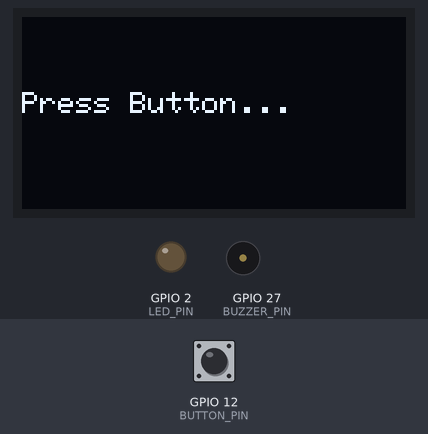
A program run on a simulated ESP32. Parts: 128×64 one-colour display, output pins drawn as LEDs (lit = HIGH), buzzer (waves = sounding). Inputs (shaded band) come from the test bench; at power-on: GPIO 12 (BUTTON_PIN) HIGH. What the program prints to the serial monitor is not drawn.

Above: at 1.2 s.
1.3 s: GPIO 12 (BUTTON_PIN) pulled LOW for 0.15 s
At 1.8 s:
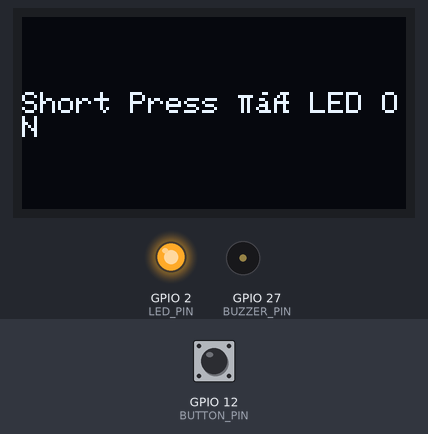
3.0 s: GPIO 12 (BUTTON_PIN) pulled LOW for 1 s
At 5.2 s:
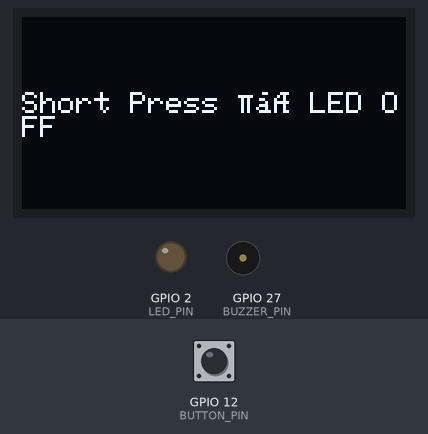
5.5 s: GPIO 12 (BUTTON_PIN) pulled LOW for 3.2 s
At 10.2 s:
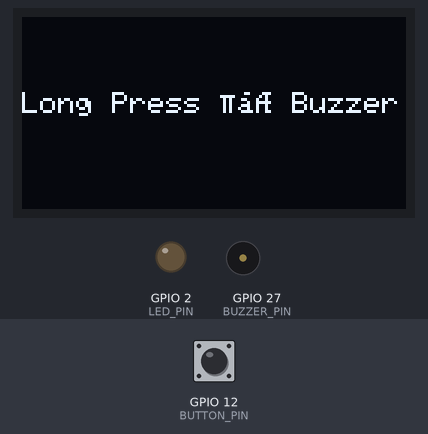
Timing chart, 0 to 11.7 s (numbered marks = the images above; inputs shaded):
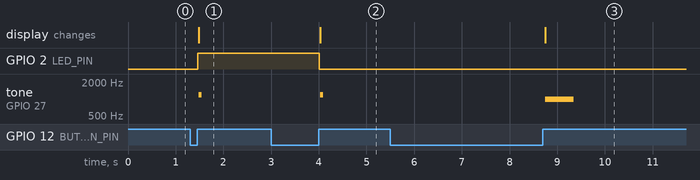

The program:

main.cpp
```cpp
//Noor Fatima
//23-NTU-CS-1083
//Date: 10th Sept 2024
#include <Arduino.h>
#include <Wire.h>
#include <Adafruit_GFX.h>
#include <Adafruit_SSD1306.h>

// ==================== OLED Setup ====================
#define SCREEN_WIDTH 128
#define SCREEN_HEIGHT 64
Adafruit_SSD1306 display(SCREEN_WIDTH, SCREEN_HEIGHT, &Wire, -1);

// ==================== Pin Definitions ====================
#define LED_PIN 2
#define BUZZER_PIN 27
#define BUTTON_PIN 12

// ==================== Timing & State Variables ====================
unsigned long pressStartTime = 0;  // Timestamp when button is pressed
bool buttonPressed = false;        // Tracks if button is currently held
bool ledState = false;             // Stores LED ON/OFF state

// ==================== OLED Helper Function ====================
// Displays messages on the OLED screen
void showMessage(const String &msg) {
  display.clearDisplay();
  display.setTextSize(1);
  display.setTextColor(SSD1306_WHITE);
  display.setCursor(0, 25);
  display.println(msg);
  display.display();
}

// ==================== Setup Function ====================
void setup() {
  // Configure pin modes
  pinMode(LED_PIN, OUTPUT);
  pinMode(BUZZER_PIN, OUTPUT);
  pinMode(BUTTON_PIN, INPUT_PULLUP); // Button is active LOW

  Serial.begin(115200);

  // Initialize OLED display
  if (!display.begin(SSD1306_SWITCHCAPVCC, 0x3C)) {
    Serial.println(F("OLED initialization failed!"));
    while (1);
  }

  // Initial message and LED state
  showMessage("Press Button...");
  digitalWrite(LED_PIN, LOW);
}

// ==================== Main Loop ====================
void loop() {
  bool buttonState = digitalRead(BUTTON_PIN);

  // -------- Detect Button Press (Start of Press) --------
  if (buttonState == LOW && !buttonPressed) {
    buttonPressed = true;           // Mark button as pressed
    pressStartTime = millis();       // Record the press start time
  }

  // -------- Detect Button Release (End of Press) --------
  if (buttonState == HIGH && buttonPressed) {
    buttonPressed = false;           // Clear pressed state
    unsigned long pressDuration = millis() - pressStartTime; // Calculate duration

    // --- Short Press: Toggle LED ---
    if (pressDuration < 1500) {
      ledState = !ledState;                     // Toggle LED state
      digitalWrite(LED_PIN, ledState);          // Apply new LED state
      showMessage("Short Press → LED " + String(ledState ? "ON" : "OFF")); // OLED feedback
      tone(BUZZER_PIN, 1200, 60);              // Small beep for confirmation
      Serial.println("Short Press Detected");
    }

    // --- Long Press: Play Buzzer Tone ---
    else {
      showMessage("Long Press → Buzzer");      // OLED feedback
      tone(BUZZER_PIN, 1000);                  // Start buzzer tone
      delay(600);                              // Play tone for 0.6s
      noTone(BUZZER_PIN);                      // Stop tone
      Serial.println("Long Press Detected");
    }
  }

  delay(20); // Small delay for debounce and CPU relief
}
```

Measured:
- after the input at 1.3 s, GPIO 2 (LED_PIN): LOW → HIGH after 0.16 s; tone on GPIO 27 (BUZZER_PIN): silent → 1200 Hz after 0.18 s, → silent 0.06 s later; the display: first differs from a run without the input after 0.18 s (image 1)
- after the input at 3.0 s, GPIO 2 (LED_PIN): HIGH → LOW after 1.0 s; tone on GPIO 27 (BUZZER_PIN): silent → 1200 Hz after 1.0 s, → silent 0.06 s later; the display: first differs from a run without the input after 1.0 s (image 2)
- after the input at 5.5 s, tone on GPIO 27 (BUZZER_PIN): silent → 1000 Hz after 3.2 s, → silent 0.60 s later; the display: changes after 3.2 s (image 3)
